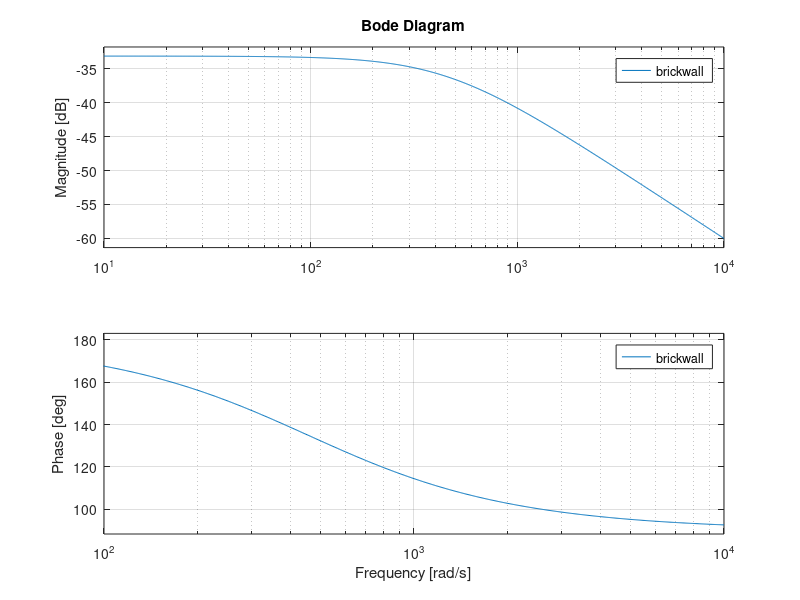

MATLAB code to generate this figure:

R1 = 100000;
R2 = 2200;
C = 1000 * 10^-9;

gain = 20 * log10(R2 / R1)
w = linspace(100, 10000, 100);
s = (-1)^.5 * w
brickwall = abs(-(R2/R1) .* ( 1 ./ (R2*C*s + 1)));
% semilogx(w, 20 * log10(brickwall))
% return
%bode plot
s = tf('s')
brickwall = -(R2/R1) * ( 1 / (R2*C*s + 1));

% semilogx(w, 20*log10(brickwall))
bode(brickwall);
xlim([100 10000])


% b = [-(R2/R1)];
% a = [R2*C  1];
% w = logspace(100,10000,100);
% freqs(b,a)
% xlim([100 10000])